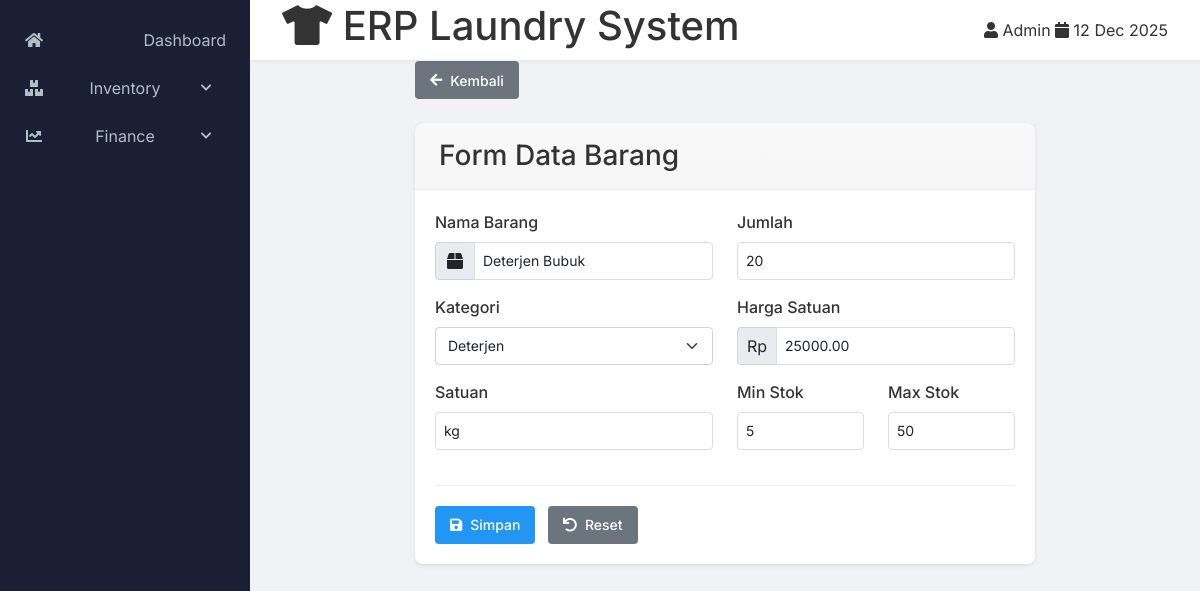
Screenshot of /view/Inventory/form.php?id=1 with the database file from the repository.
### tables this page shows
CREATE TABLE stok_barang (
    id_barang INT PRIMARY KEY AUTO_INCREMENT,
    kode_barang VARCHAR(20) UNIQUE,
    nama_barang VARCHAR(100),
    kategori ENUM('Deterjen', 'Pewangi', 'Pemutih', 'Peralatan', 'Supplies'),
    jumlah INT,
    satuan VARCHAR(20),
    harga_satuan DECIMAL(10,2),
    min_stok INT,
    max_stok INT,
    lokasi_simpan VARCHAR(50),
    STATUS ENUM('Aktif', 'Tidak Aktif') DEFAULT 'Aktif',
    tanggal_update TIMESTAMP DEFAULT CURRENT_TIMESTAMP
);

### view/Inventory/form.php (the view, shortened to what this page needs)
<?php
require_once '../../controller/InventoryController.php';
require_once '../../config/koneksi.php';
include '../layout/header.php';
include '../layout/sidebar.php';
$edit = false;
if (isset($_GET['id'])) {
    $edit = true;
    $id = intval($_GET['id']);
    $result = mysqli_query($conn, "SELECT * FROM stok_barang WHERE id_barang=$id");
    $row = mysqli_fetch_assoc($result);
}
?>
<div class="container custom-container">
    <div class="page-header mb-4">
        <h2><i class="fas fa-<?= $edit ? 'edit' : 'plus-circle' ?>"></i>
        </h2>
        <div class="header-actions">
            <a href="list.php" class="btn btn-secondary">
                <i class="fas fa-arrow-left"></i> Kembali
            </a>
        </div>
    </div>
    <div class="card">
        <div class="card-header bg-gradient">
            <h3 class="card-title mb-0">Form Data Barang</h3>
        </div>
        <div class="card-body">
            <form action="proses_form.php" method="POST" class="form-inventory">
                <div class="row">
                    <div class="col-md-6">
                        <div class="form-group">
                            <label class="form-label">Nama Barang</label>
                            <div class="input-group">
                                <span class="input-group-text"><i class="fas fa-box"></i></span>
                                <input type="text" name="nama_barang" class="form-control"
                                       value="<?= $edit ? $row['nama_barang'] : '' ?>" required>
                            </div>
                        </div>
                        <div class="form-group">
                            <label class="form-label">Kategori</label>
                            <select name="kategori" class="form-select" required>
                                <option value="Deterjen" <?= $edit && $row['kategori'] == 'Deterjen' ? 'selected' : '' ?>>Deterjen</option>
                            </select>
                        </div>
                        <div class="form-group">
                            <label class="form-label">Satuan</label>
                            <input type="text" name="satuan" class="form-control"
                                   value="<?= $edit ? $row['satuan'] : '' ?>" required>
                        </div>
                    </div>
                    <div class="col-md-6">
                        <div class="form-group">
                            <label class="form-label">Jumlah</label>
                            <input type="number" name="jumlah" class="form-control"
                                   value="<?= $edit ? $row['jumlah'] : '' ?>" required>
                        </div>
                        <div class="form-group">
                            <label class="form-label">Harga Satuan</label>
                            <div class="input-group">
                                <span class="input-group-text">Rp</span>
                                <input type="number" name="harga_satuan" class="form-control"
                                       value="<?= $edit ? $row['harga_satuan'] : '' ?>" required>
                            </div>
                        </div>
                        <div class="row">
                            <div class="col-6">
                                <div class="form-group">
                                    <label class="form-label">Min Stok</label>
                                    <input type="number" name="min_stok" class="form-control"
                                           value="<?= $edit ? $row['min_stok'] : '' ?>" required>
                                </div>
                            </div>
                            <div class="col-6">
                                <div class="form-group">
                                    <label class="form-label">Max Stok</label>
                                    <input type="number" name="max_stok" class="form-control"
                                           value="<?= $edit ? $row['max_stok'] : '' ?>" required>
                                </div>
                            </div>
                        </div>
                    </div>
                </div>
                <div class="form-actions">
                    <button type="submit" class="btn btn-primary">
                        <i class="fas fa-save"></i> Simpan
                    </button>
                    <button type="reset" class="btn btn-secondary ms-2">
                        <i class="fas fa-undo"></i> Reset
                    </button>
                </div>
            </form>
        </div>
    </div>
</div>
<?php include '../layout/footer.php'; ?>

### assets/css/style.css (style rules this page uses)
* { margin: 0; padding: 0; box-sizing: border-box; }
body { font-family: 'Inter', sans-serif; background: #f0f2f5; color: #333; min-height: 100vh; margin: 0; display: flex; }
.container { padding: 80px 24px 24px; max-width: 1400px; margin: 0 auto; }
.card { background: white; border-radius: 8px; box-shadow: 0 2px 4px rgba(0,0,0,0.04); margin-bottom: 1.5rem; }
.card-header { padding: 1rem 1.5rem; border-bottom: 1px solid #eee; display: flex; align-items: center; justify-content: space-between; }
.card-body { padding: 1.5rem; }
.form-group { margin-bottom: 1rem; }
.form-group label { display: block; margin-bottom: 0.5rem; font-weight: 500; }
.form-control { width: 100%; padding: 0.5rem; border: 1px solid #ddd; border-radius: 4px; font-size: 0.875rem; }
.btn { padding: 0.5rem 1rem; border-radius: 4px; font-size: 0.875rem; font-weight: 500; cursor: pointer; border: none; transition: all 0.3s; }
.btn-primary { background: #2196F3; color: white; }
.mb-4 { margin-bottom: 1.5rem; }

### view/Inventory/form.php (style rules this page uses)
.custom-container { max-width: 650px !important; margin: 0 auto; padding: 15px; }
.card { border: none; border-radius: 8px; box-shadow: 0 2px 4px rgba(0,0,0,0.08); }
.card-body { padding: 20px; }
.form-group { margin-bottom: 15px; }
.input-group { width: 100%; }
.form-control, .form-select { height: 38px; font-size: 14px; }
.input-group-text { width: 40px; justify-content: center; }
.form-actions { margin-top: 20px; padding-top: 20px; border-top: 1px solid #eee; }
.btn { height: 38px; padding: 0 15px; display: inline-flex; align-items: center; gap: 8px; }

### rows the page displays
stok_barang: nama_barang "Deterjen Bubuk", kategori "Deterjen", satuan "kg", jumlah "20", harga_satuan "25000.00", min_stok "5", max_stok "50"
